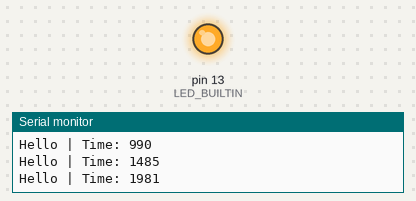
The sketch below on a simulated Arduino Uno, built with avr-gcc and run on an emulated ATmega328P. Shown: output pins drawn as LEDs (lit = HIGH), the last lines printed to the serial monitor.

Above: at 2.4 s.
At 7.4 s:
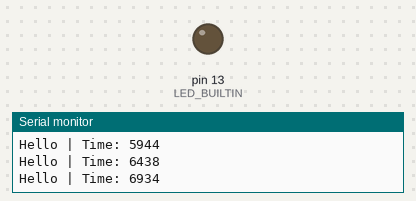
Timing chart, 0 to 13.0 s (numbered marks = the images above):
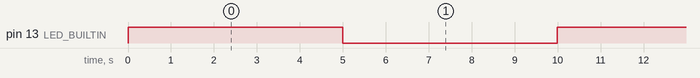

Measured:
- by itself, pin 13 (LED_BUILTIN): alternates HIGH for 5.0 s and LOW for 5.0 s

The sketch:

Delay_type2.ino
```cpp
//===============================================================================
// Project Name : RTOS Delay Demo
// Author       : Vivek Patel
// Date         : 20/09/2025
// Description  : Demonstration of delay() vs vTaskDelay() in FreeRTOS
//===============================================================================
#include <Arduino.h>
#include <Arduino_FreeRTOS.h>

// Task prototypes
void TaskBlink(void *pvParameters);
void TaskPrint(void *pvParameters);
//===============================================================================
void setup() {
  Serial.begin(9600);

  // Create two tasks
  xTaskCreate(TaskBlink, "Blink", 128, NULL, 1, NULL);
  xTaskCreate(TaskPrint, "Print", 128, NULL, 1, NULL);

  // Start FreeRTOS scheduler
  vTaskStartScheduler();
}
//===============================================================================
void loop() {
  // Empty — control is given to the RTOS
}
//===============================================================================
void TaskBlink(void *pvParameters) {
  pinMode(LED_BUILTIN, OUTPUT);
  while (1) {
    digitalWrite(LED_BUILTIN, HIGH);
    Serial.print("LED ON  | Time: ");
    Serial.println(millis());
    vTaskDelay(5000 / portTICK_PERIOD_MS);   // ✅ Non-blocking delay

    digitalWrite(LED_BUILTIN, LOW);
    Serial.print("LED OFF | Time: ");
    Serial.println(millis());
    vTaskDelay(5000 / portTICK_PERIOD_MS);   // ✅ Non-blocking delay
  }
}
//===============================================================================
void TaskPrint(void *pvParameters) {
  while (1) {
    Serial.print("Hello | Time: ");
    Serial.println(millis());
    vTaskDelay(500 / portTICK_PERIOD_MS);    // ✅ Keeps running independently
  }
}
//===============================================================================
```
